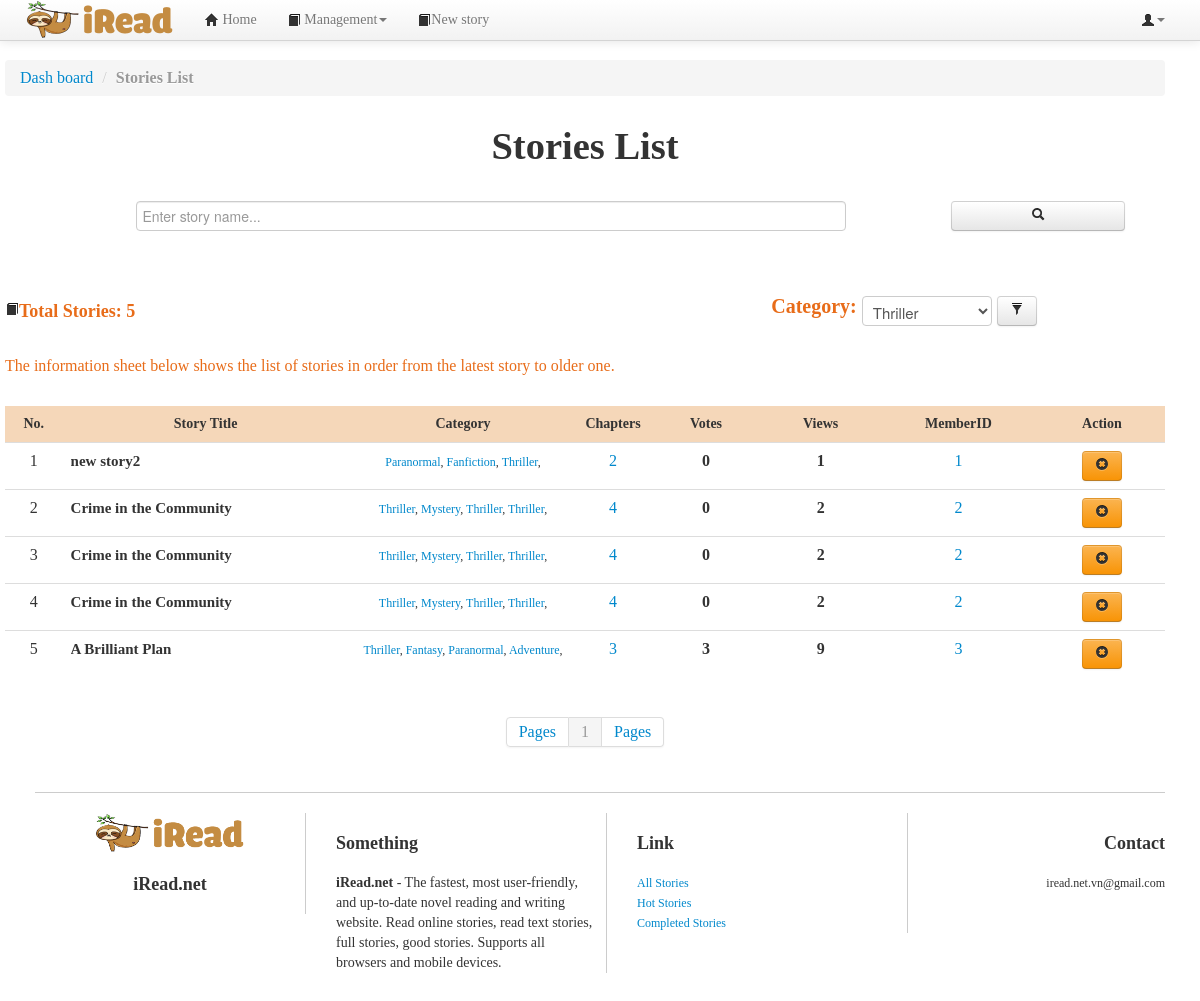
Page /admin/storylist.php?categoryID=9 (signed in) on the earlier database version.
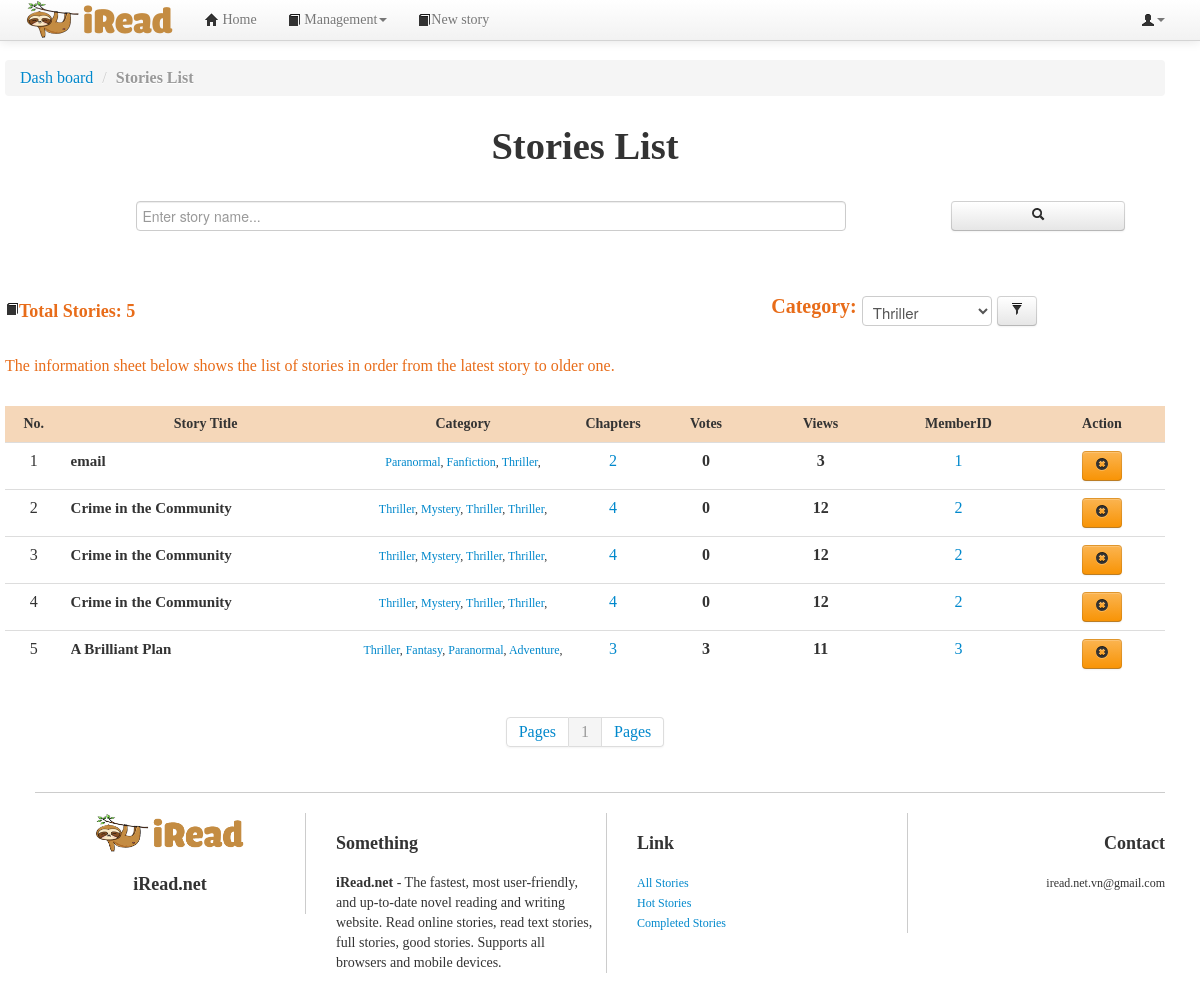
Same page on the later database version.
### tables this page shows
CREATE TABLE `story_category` (
  `storyCatID` int(11) NOT NULL,
  `storyID` int(11) NOT NULL,
  `categoryID` int(11) NOT NULL
);

CREATE TABLE `story` (
  `storyID` int(10) NOT NULL,
  `storyName` varchar(200) NOT NULL,
  `memberID` int(20) DEFAULT NULL,
  `description` mediumtext DEFAULT NULL,
  `image` varchar(500) DEFAULT NULL,
  `viewNumber` int(11) NOT NULL DEFAULT 0,
  `voteNumber` int(11) NOT NULL DEFAULT 0,
  `status` varchar(20) NOT NULL DEFAULT 'On going'
);

CREATE TABLE `category` (
  `categoryID` int(11) NOT NULL,
  `categoryName` varchar(50) NOT NULL
);

### db.php (called while the page is built, shortened)
<?php
	$hostname='localhost';
	$username='root';
	$password='';
	$dbname='final_project';
	$port=3306;
	function query($sql)
	{
		global $hostname;
		global $username;
		global $password;
		global $dbname;
		global $port;
		$conn = new mysqli($hostname, $username, $password, $dbname, $port);
		$result = $conn->query($sql);
		$rows = mysqli_fetch_all($result);
		return $rows;
	}
	function decryptString($string)
	{
		$string = str_replace('!1$#5', '"', $string);
		$string = str_replace("^-&~5", "'", $string);
		return($string);
	}
?>

### admin/storylist.php (the view, shortened to what the changed rows need)
<!DOCTYPE html>
<html lang="vi">
<head>
<link href="../css/bootstrap.min.css" rel="stylesheet">
<link href="../css/bootstrap-responsive.css" rel="stylesheet">
<link href="../css/yamm.css" rel="stylesheet">
<link href="../css/style.css" rel="stylesheet">
<link href="../css/chosen.css" rel="stylesheet">
</head>
<?php
  require_once("../db.php");
    if(!isset($_SESSION['username'])){
?>
      <script >
      alert ("You must login to access this page!");
      window.location.replace("../login.php");
    </script>
<?php
  }else{
    if($_SESSION['category'] == "all"){
	  	$sql = "SELECT * FROM story";
		$row = query($sql);
		$total = count($row);
	}else{
	 	$sql = "SELECT * FROM story INNER JOIN story_category ON  story.storyID = story_category.storyID WHERE categoryID = '".$_SESSION['category']."'";
	    $row = query($sql);
	    $total= count($row);
	}
  }
?>
<body>
<?php
	require_once("../headers/admin_header.php");
?>
<div class="container">
<div class="container-fluid">
	<div class="row wrapper ">
		<h1 style="text-align: center;margin-top: 10px;">Stories List</h1>
		<ul class="nav" style="margin-top: 40px; margin-bottom: 40px">
			<li class="disable" style="float:left;width: 45%; color: #E86C19;">
			<?php
				if($_SERVER['REQUEST_METHOD'] == 'POST' && isset($_POST['search']) && $_POST['search'] != ""){
			?>
					<h2><i class="icon-book icon-large"></i>Search Results: <?=$total_search?></h2>
			<?php
				}else{
			?>
				<h2><i class="icon-book icon-large"></i>Total Stories: <?=$total?></h2>
			<?php
				}
			?>
			</li>
		</ul>
		<div class="table-responsive" style="margin-top: 120px; width:100%">
			<table class="table" style="width: 100%">
				<thead>
					<tr>
						<th style="text-align: center; font-size: 14px; width: 5%; background-color: #F5D7B9">No.</th>
						<th style="text-align: center; font-size: 14px; width: 25%; background-color: #F5D7B9">Story Title</th>
						<th style="text-align: center; font-size: 14px; width: 20%%;background-color: #F5D7B9">Category</th>
						<th style="text-align: center; font-size: 14px; width: 5%;background-color: #F5D7B9">Chapters</th>
						<th style="text-align: center; font-size: 14px; width: 10%;background-color: #F5D7B9">Votes</th>
						<th style="text-align: center; font-size: 14px; width: 10%;background-color: #F5D7B9">Views</th>
						<th style="text-align: center; font-size: 14px; width: 14%;background-color: #F5D7B9">MemberID</th>
						<th style="text-align: center; font-size: 14px; width: 11%;background-color: #F5D7B9">Action</th>
					</tr>
				</thead>
				<tbody>
				<?php
					$pagesize = 10;
					$beginrow = 1;
					$currentpage = 1;
					if((!isset($_GET['currentpage'])) || ($_GET['currentpage'] == '1'))
					{
						$beginrow = 0;
						$currentpage = 1;
					}else{
					$beginrow = ($_GET['currentpage'] - 1) * $pagesize;
					$currentpage = $_GET['currentpage'];
					}
					if($_SESSION['category'] == "all"){
						$sql2= "SELECT * FROM story ORDER BY storyID DESC LIMIT {$beginrow} , {$pagesize}";
					}else{
						$sql2= "SELECT * FROM story INNER JOIN story_category ON  story.storyID = story_category.storyID WHERE categoryID ='".$_SESSION['category'] ."' ORDER BY story.storyID DESC LIMIT {$beginrow} , {$pagesize}";
					}
					$row2=query($sql2);
					for($i=0; $i < count($row2); $i++)
					{
						$storyID = $row2[$i][0];
						$storyName = $row2[$i][1];
						$viewNumber = $row2[$i][5];
						$voteNumber = $row2[$i][6];
						$memberID = $row2[$i][2];
				?>
					<tr>
						<td style=" width: 5%; text-align: center;"><?=$i+1+($currentpage-1)*10?></td>
						<td class="nav-list name_list" style="width: 25%">
							<div class="media-body">
								<a href="chapterlist.php?storyID=<?=$storyID?>">
									<h2 class="media-heading" style="font-size: 15px;line-height:20px;margin: 0;padding: 0;font-weight: bold;color:#333333; text-align: left;"><?=decryptString($storyName)?></h2>
								</a>
							</div>
						</td>
						<td style="width: 20%">
							<div  style="text-align: center; width: 100%">
								<div class="media-body">
								<?php
									$sql3 = "Select * from category INNER JOIN story_category ON category.categoryID = story_category.categoryID WHERE storyID='" .$storyID . "'";
									$row3 = query($sql3);
									for ($j=0; $j < count($row3);$j++)
									{
								?>
										<span class="list-category" style="font-size: 12px; text-align: justify;">
											<span><a href="./categorylist.php?categoryID=<?=$row3[$j][0]?>"><?=$row3[$j][1]?></a></span>,
										</span>
								<?php
									}
								?>
								</div>
								</td>
								<td style="width: 5%; text-align: center;">
								<?php
									$sql4 = "SELECT * FROM chapter WHERE storyID='" .$storyID . "'";
									$row4 = query($sql4);
									echo('<a href="./chapterlist.php?storyID='.$storyID.'">'.count($row4).'</a>');
								?>
								</td>
								<td style="width: 5%; text-align: center;">
									<span itemprop="votes"><b> <?=$voteNumber?></b>
									</span>
								</td>
								<td style="width: 5%; text-align: center;">
									<span itemprop="rating"><b> <?=$viewNumber?></b>
									</span>
								</td>
								<td style="width: 14%; text-align: center;">
									<a href="memberlist.php?memberID=<?=$memberID?>"><?=$memberID?></a>
								</td>
								<td style="width: 11%; text-align: center; ">
									<button type="button" name="btn_delete" id="btn_delete<?=$storyID?>" class="btn btn-warning" data-toggle="modal" data-target="#delete_confirm<?=$storyID?>"><i class="icon-remove-sign"></i>
									</button>
								</td>
							</tr>
				<?php
					}
				?>
					</tbody>
				</table>
			</div>
			</div>
			<?php
			require_once("../footers/footer.php");
		?>
		</div>
</body>
</html>

Differences in the rows shown:
changed through a linked row, story_category: storyID.storyName "new story2" → "email"; storyID.viewNumber "1" → "3"
changed through a linked row, story_category (number 4 of 11 on the later page): storyID.viewNumber "2" → "12"
changed through a linked row, story_category (number 6 of 11 on the later page): storyID.viewNumber "2" → "12"
changed through a linked row, story_category (number 7 of 11 on the later page): storyID.viewNumber "2" → "12"
changed through a linked row, story_category "A Brilliant Plan": storyID.viewNumber "9" → "11"
